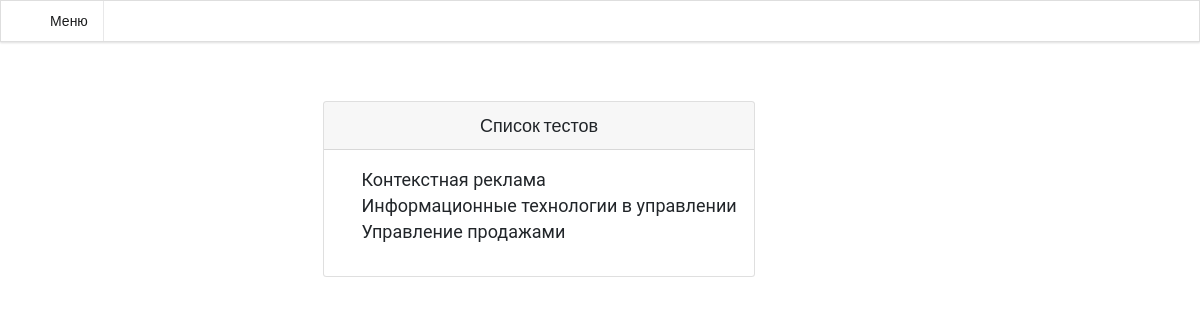
The app's page /page/curser/testing/inc/list_staff.php with its own data.
### tables this page shows
CREATE TABLE IF NOT EXISTS `tests` (
  `id` int NOT NULL AUTO_INCREMENT,
  `title` varchar(60) NOT NULL,
  `curse_id` int NOT NULL,
  PRIMARY KEY (`id`),
  KEY `curse_id` (`curse_id`)
);

### page/curser/testing/inc/list_staff.php (the view, shortened to what this page needs)
<?php
include_once "../db.php";
?>
<head>
	<link href="https://cdn.jsdelivr.net/npm/bootstrap@5.3.0-alpha3/dist/css/bootstrap.min.css" rel="stylesheet"
>
	<link rel="stylesheet" href="../../../../bootstrap/css/css/bootstrap.min.css">
	<link rel="stylesheet" href="../../../../SemanticUI/semantic.min.css">
	<link rel="stylesheet" href="../../../css/main.css">
</head>
<body>
	<div class="ui basic icon menu fixed">
		<div id="toggle" class="item">
			<i class="chevron left icon"></i>
			<i class="sidebar icon"></i>
			Меню
		</div>
	</div>
	<div class="col-md-6" style=" margin: 0 auto;padding-top: 80px;">
		<div class="card mt-4">
			<div class="card-header">
				<h2 class="text-center">Список тестов</h2>
			</div>
			<div class="card-body">
				<ul class="list">
					<?php
					$res = $db->query("SELECT * FROM tests");
					while ($row = $res->fetch()) {
						?>
						<li><a href="../index.php?id=<?php echo $row['id']; ?>"><?php echo $row['title']; ?></a></li>
					<?php } ?>
				</ul>
			</div>
		</div>
	</div>
</body>

### css/main.css (style rules this page uses)
*, *::before, *::after { padding: 0; margin: 0; border: 0; box-sizing: border-box; }
a, a:visited, a:hover { color: inherit; text-decoration: none; }
h1, h2, h3, h4, h5, h6, p { font-size: inherit; font-weight: inherit; line-height: inherit; }
ul { list-style: none; }
body { font-family: 'Roboto', sans-serif; font-weight: 400; font-size: 18px; color: #212120; overflow-x: hidden; }
.card { flex-grow: 1; }
.list { padding-left: 20px; }
div.card { background: white; display: inline-block; margin: 8px; perspective: 1000; position: relative; text-align: left; transition: all 0.3s 0s ease-in; z-index: 1; }

### records on screen
tests: title "Контекстная реклама"
tests: title "Информационные технологии в управлении"
tests: title "Управление продажами"
